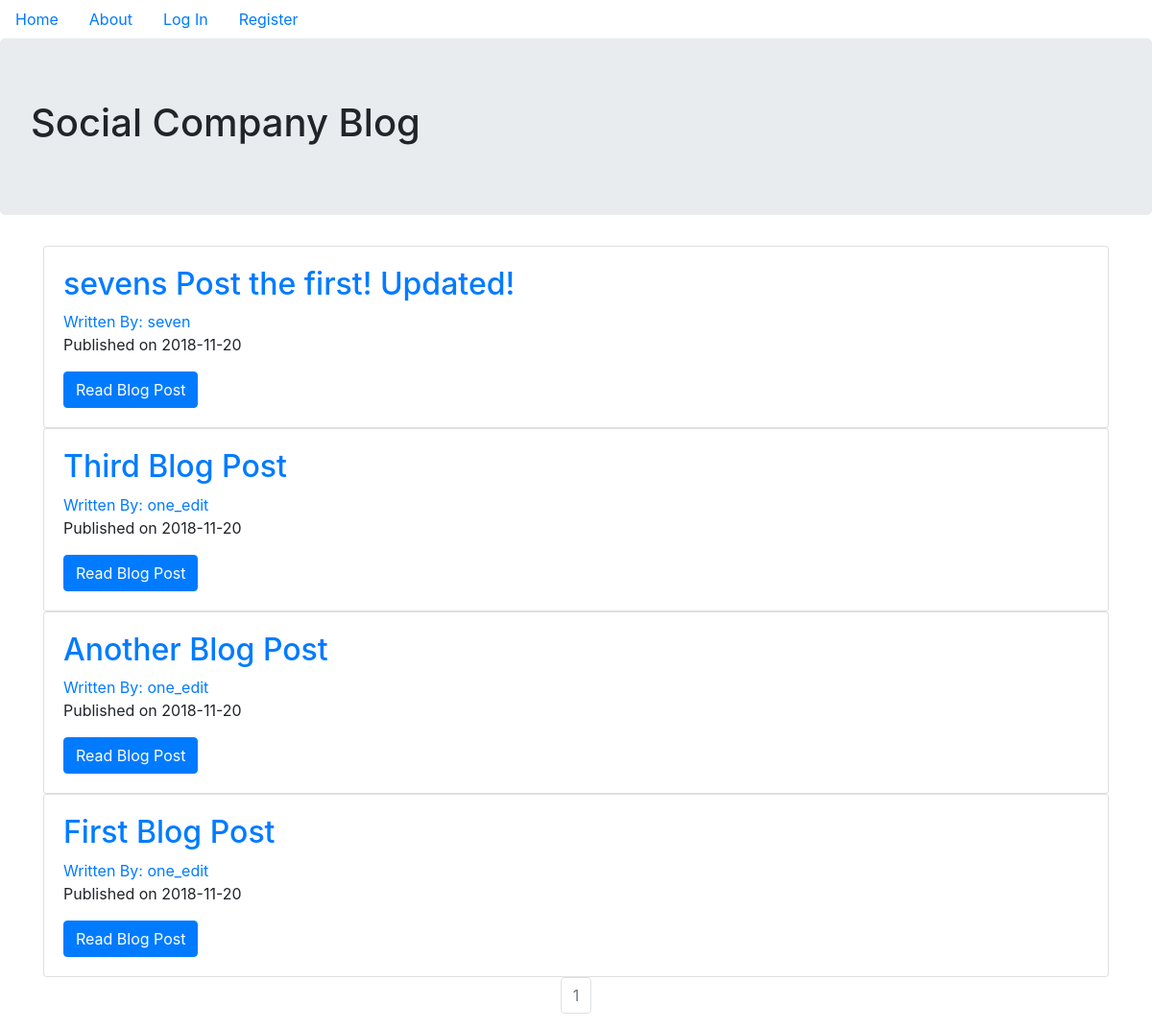
The page / on the database its author committed.
### my_project/models.py (models this page shows, shortened)
class BlogPost(db.Model):
    users = db.relationship(User)
    id = db.Column(db.Integer, primary_key=True)
    user_id = db.Column(db.Integer, db.ForeignKey('users.id'), nullable=False)
    date = db.Column(db.DateTime, nullable=False, default=datetime.utcnow)
    title = db.Column(db.String(140), nullable=False)
    text = db.Column(db.Text, nullable=False)

class User(db.Model, UserMixin):
    __tablename__ = 'users'
    id = db.Column(db.Integer, primary_key=True)
    profile_image = db.Column(db.String(64), nullable=False, default='default_profile.png')
    email = db.Column(db.String(64), unique=True, index=True)
    username = db.Column(db.String(64), unique=True, index=True)
    password_hash = db.Column(db.String(128))
    posts = db.relationship('BlogPost', backref='author', lazy=True)

### my_project/core/views.py (the view)
@core.route('/')
def index():
    page = request.args.get('page', 1, type=int)
    blog_posts = BlogPost.query.order_by(BlogPost.date.desc()).paginate(page=page, per_page=5)
    return render_template('index.html', blog_posts=blog_posts)

### my_project/templates/index.html
{% extends "base.html" %}
{% block content %}
<div class="jumbotron">
  <h1>Social Company Blog</h1>
</div>
<div class="container">
{% for post in blog_posts.items %}
<div class="card">
  <div class="card-body">
    <h2><a class="card-title" href="{{url_for('blog_posts.blog_post', blog_post_id=post.id)}}">{{post.title}}</a></h2>
    <a href="{{url_for('users.user_posts', username=post.author.username)}}">Written By: {{ post.author.username }}</a>
    <p>Published on {{post.date.strftime('%Y-%m-%d')}}</p>
    <a class="btn btn-primary" href="{{url_for('blog_posts.blog_post', blog_post_id=post.id)}}">Read Blog Post</a>
  </div>
</div>
{% endfor %}
</div>
<nav aria-label="Page Navigation Example">
  <ul class='pagination justify-content-center'>
    {% for page_num in blog_posts.iter_pages(left_edge=1, right_edge=1, left_current=1, right_current=2) %}
      {% if blog_posts.page == page_num %}
          <li class="page-item disabled">
            <a class="page-link" href="url_for('core.index', page=page_num)">{{page_num}}</a>
          </li>
      {% else %}
          <li class="page-item">
            <a class="page-link" href="url_for('core.index', page=page_num)">{{page_num}}</a>
          </li>
      {% endif %}
    {% endfor %}
  </ul>
</nav>
{% endblock %}

### my_project/templates/base.html (shortened to what this page needs)
<!DOCTYPE html>
<html lang="en">
<head>
    <link rel="stylesheet" href="https://maxcdn.bootstrapcdn.com/bootstrap/4.0.0/css/bootstrap.min.css">
</head>
<body>
<ul class="nav">
    <li class="nav-link">
        <a href="{{url_for('core.index')}}">Home</a>
    </li>
    <li class="nav-link">
        <a href="{{url_for('core.info')}}">About</a>
    </li>
    {% if current_user.is_authenticated %}
    <li class="nav-link">
        <a href="{{url_for('users.logout')}}">Log Out</a>
    </li>
    <li class="nav-link">
        <a href="{{url_for('users.account')}}">Account</a>
    </li>
    <li class="nav-link">
        <a href="{{url_for('blog_posts.create_post')}}">Create Post</a>
    </li>
    {% else %}
    <li class="nav-link">
        <a href="{{url_for('users.login')}}">Log In</a>
    </li>
    <li class="nav-link">
        <a href="{{url_for('users.register')}}">Register</a>
    </li>
    {% endif %}
</ul>
<div>
    {% block content %}
    {% endblock %}
</div>
</body>
</html>

### rows shown on the page
BlogPost: title "sevens Post the first! Updated!", author.username "seven", date "2018-11-20"
BlogPost: title "Third Blog Post", author.username "one_edit", date "2018-11-20"
BlogPost: title "Another Blog Post", author.username "one_edit", date "2018-11-20"
BlogPost: title "First Blog Post", author.username "one_edit", date "2018-11-20"

### other values the page prints
{{ page_num }} "1"
